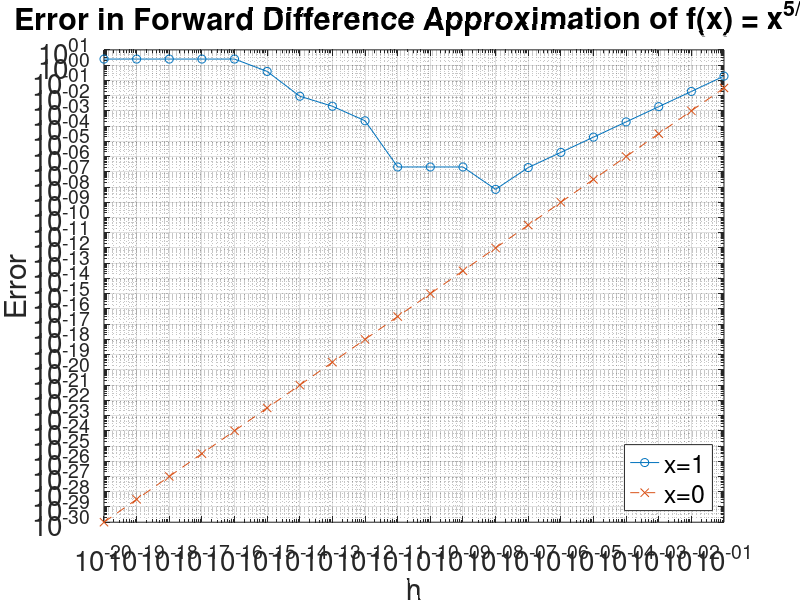

This figure's MATLAB source:
% Define the values of h
start = -20;
finish = -1;

% Create an array to store the values of h
h = transpose(10.^(start:finish));

% Define the value of x and its associated expected derivative
expected = 5/2;
x = 1;

% Compute the error in the forward difference
derivatives = ((x+h) .^(5/2) - x.^(5/2)) ./ h;
e1 = abs(derivatives - expected);

% Compute the convergence rate
conv1 = log10(e1(1:end-1) ./ e1(2:end)) ./ log10(h(1:end-1) ./ h(2:end));

% Compute the same thing but with x=0
expected = 0;
x = 0;

derivatives = ((x+h) .^(5/2) - x.^(5/2)) ./ h;
e0 = abs(derivatives - expected);

conv0 = log10(e0(1:end-1) ./ e0(2:end)) ./ log10(h(1:end-1) ./ h(2:end));

% Display the results
fprintf("%6.2e %10.2e %10.2e\n", h(1), e1(1), e0(1));

for i = 2:length(h)
    fprintf("%6.2e %10.2e %10.2e %6.2f %6.2f\n", h(i), e1(i), e0(i), conv1(i-1), conv0(i-1));
end

% Plot the error in a loglog plot
loglog(h, e1, 'o-', h, e0, 'x--');
xlabel('h');
ylabel('Error');
legend('x=1', 'x=0');
legend('Location', 'southeast');
set(gca, "fontsize", 20);
title('Error in Forward Difference Approximation of f(x) = x^{5/2}');
grid on;
